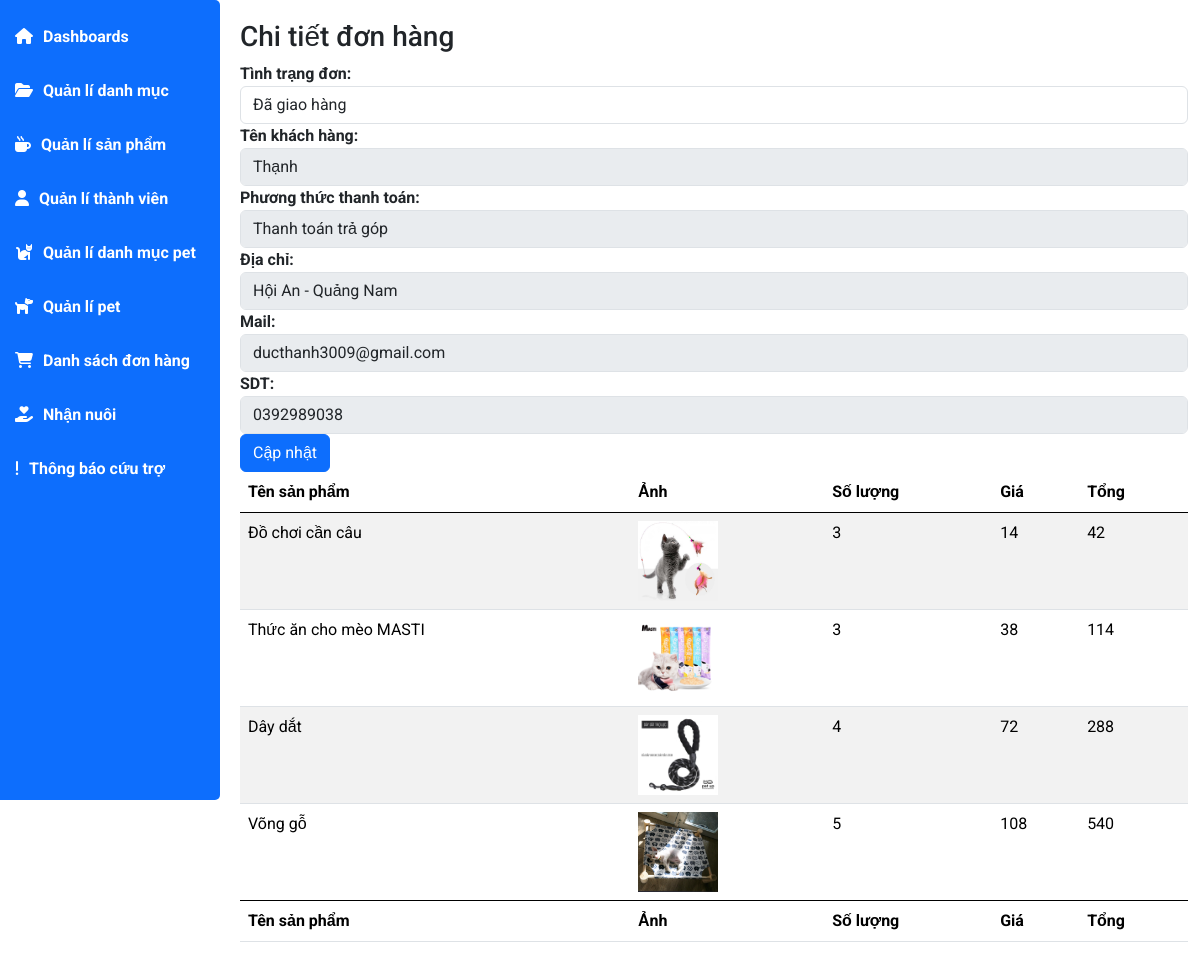
/admin/index.php?act=billdetail&idbill=2, run on the app's committed database.
### tables this page shows
CREATE TABLE `tbl_bill` (
  `idBill` int(11) NOT NULL,
  `idUser` int(11) NOT NULL,
  `bill_name` varchar(255) NOT NULL,
  `bill_email` text NOT NULL,
  `bill_address` text NOT NULL,
  `bill_tel` varchar(11) NOT NULL,
  `bill_pttt` text NOT NULL,
  `bill_day` datetime NOT NULL,
  `bill_status` text NOT NULL,
  `bill_total` int(11) NOT NULL
);

CREATE TABLE `tbl_cart` (
  `idCart` int(11) NOT NULL,
  `idUser` int(11) NOT NULL,
  `idSP` int(11) NOT NULL,
  `tenSP` varchar(255) NOT NULL,
  `img` text NOT NULL,
  `soLuong` int(11) NOT NULL,
  `gia` int(11) NOT NULL,
  `id_bill` int(11) NOT NULL
);

### model/pdo.php (called while the page is built, shortened)
<?php
function pdo_get_connection(){
    $dburl = "mysql:host=localhost;dbname=dacs2;charset=utf8";
    $username = 'root';
    $password = '';
    $conn = new PDO($dburl, $username, $password);
    $conn->setAttribute(PDO::ATTR_ERRMODE, PDO::ERRMODE_EXCEPTION);
    return $conn;
}
function pdo_query($sql){
    $sql_args = array_slice(func_get_args(), 1);
    try{
        $conn = pdo_get_connection();
        $stmt = $conn->prepare($sql);
        $stmt->execute($sql_args);
        $rows = $stmt->fetchAll();
        return $rows;
    }
    catch(PDOException $e){
        throw $e;
    }
    finally{
        unset($conn);
    }
}

### model/cart.php (called while the page is built, shortened)
<?php
function load_cart($idbill){
    $sql="SELECT * FROM tbl_cart WHERE id_bill=".$idbill." ORDER BY idCart ASC";
    $listcart=pdo_query($sql);
    return $listcart;
}
function loadone_bill($idbill){
    $sql="SELECT * FROM tbl_bill WHERE idBill=".$idbill;
    $listcart=pdo_query($sql);
    return $listcart;
}
?>

### admin/view/bill/billdetail.php (the view, shortened to what this page needs)
<div class="main-content">
    <h3 class="title-page">Chi tiết đơn hàng</h3>
        <form action="index.php?act=billupdate" method="post">
                <div class="form-group">
                    <label for="tensp"> <strong>Tình trạng đơn:</strong></label>
                    <input type="text" class="form-control" name="status" id="tensp" value="<?=$bill_status?>">
                </div>
                <div class="form-group">
                    <label for="tensp"> <strong>Tên khách hàng:</strong></label>
                    <input type="text" class="form-control" name="tensp" id="tensp" value="<?=$bill_name?>" readonly>
                </div>
                <div class="form-group">
                    <label for="tensp"><strong>Phương thức thanh toán:</strong></label>
                    <input type="text" class="form-control" name="tensp" id="tensp" value="<?=$bill_pt?>" readonly>
                </div>
                <div class="form-group">
                    <label for="tensp"><strong>Địa chỉ:</strong></label>
                    <input type="text" class="form-control" name="tensp" id="tensp" value="<?=$bill_address?>" readonly>
                </div>
                <div class="form-group">
                    <label for="tensp"><strong>Mail:</strong></label>
                    <input type="text" class="form-control" name="tensp" id="tensp" value="<?=$bill_email?>" readonly>
                </div>
                <div class="form-group">
                    <label for="tensp"><strong>SDT:</strong></label>
                    <input type="text" class="form-control" name="tensp" id="tensp" value="<?=$bill_tel?>" readonly>
                </div>
                <div class="form-group">
                    <input type="submit" value="Cập nhật" name="editbill" class="btn btn-primary">
                </div>
        </form>
    <table id="example" class="table table-striped" style="width: 100%">
        <thead>
            <tr>
                <th>Tên sản phẩm</th>
                <th>Ảnh</th>
                <th>Số lượng</th>
                <th>Giá</th>
                <th>Tổng</th>
            </tr>
        </thead>
        <tbody>
            <?php
            foreach ($cart as $cart) {
                extract($cart);
                $hinhpath = "../" . $img;
                if (is_file($hinhpath)) {
                    $hinh = '<img src="' . $hinhpath . '" height="80">';
                } else {
                    $hinh = 'Không tồn tại ảnh';
                }
                $tong=$gia*$soLuong;
                echo '<tr>
                            <td>' . $tenSP . '</td>
                            <td>' . $hinh . '</td>
                            <td>' . $soLuong . '</td>
                            <td>' . $gia . '</td>
                            <td>' . $tong . '</td>
                        </tr>  ';
            }
            ?>
        </tbody>
        <tfoot>
            <tr>
                <th>Tên sản phẩm</th>
                <th>Ảnh</th>
                <th>Số lượng</th>
                <th>Giá</th>
                <th>Tổng</th>
            </tr>
        </tfoot>
    </table>
</div>
</div>
</div>

### admin/view/assets/css/main.css (style rules this page uses)
* { padding: 0; margin: 0; box-sizing: border-box; font-family: 'Roboto', sans-serif; }
body { background-color: #e6e6e6; }
.main-content { padding-left: 240px; padding-bottom: 20px; }
.main-content .title-page { padding-top: 20px; }

### data on the page
tbl_bill: status "Đã giao hàng", tensp "Thạnh", tensp "Thanh toán trả góp", tensp "Hội An - Quảng Nam", tensp "ducthanh3009@gmail.com", tensp "0392989038"
tbl_cart: tenSP "Đồ chơi cần câu", img (picture), soLuong "3", gia "14", tong "42"
tbl_cart: tenSP "Thức ăn cho mèo MASTI", img (picture), soLuong "3", gia "38", tong "114"
tbl_cart: tenSP "Dây dắt", img (picture), soLuong "4", gia "72", tong "288"
tbl_cart: tenSP "Võng gỗ", img (picture), soLuong "5", gia "108", tong "540"
